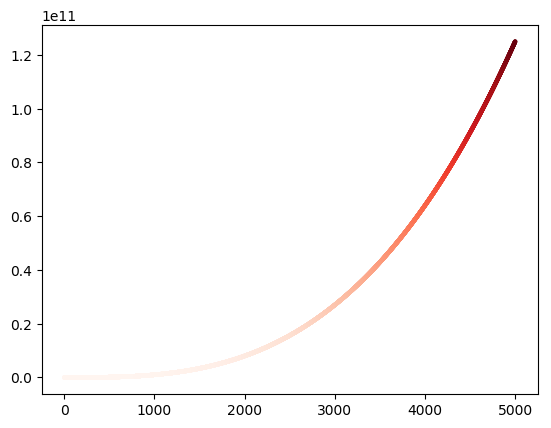

Write Python code to recreate this figure.
import matplotlib.pyplot as plt
x_values = list(range(1,5001))
y_values = [x*x*x for x in x_values]
plt.scatter(x_values,y_values,s=10,c=y_values,cmap=plt.cm.Reds,edgecolor='none')
plt.savefig('lifang.png',bbox_inches='tight')